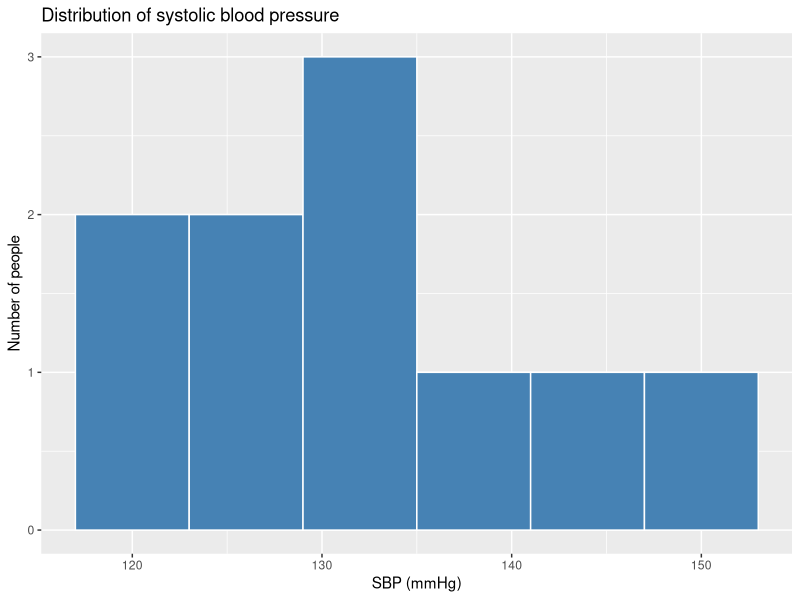

Generate this figure with R:
# install packages if not yet done
# install.packages("tidyverse")
library(tidyverse)

# 8.1 define practice dataset
bp <- tibble(
  id     = 1:10,
  age    = c(25, 31, 42, 55, 38, 63, 29, 47, 58, 36),
  sex    = c("F", "M", "F", "M", "F", "M", "F", "M", "F", "M"),
  smoker = c("No", "Yes", "No", "Yes", "Yes", "Yes", "No", "No", "Yes", "No"),
  sbp    = c(118, 125, 132, 140, 128, 150, 122, 135, 145, 130)
)
bp

# 8.2 histogram 
ggplot(bp, aes(x = sbp)) +
  geom_histogram(
    binwidth = 6, 
    fill = "steelblue", 
    color = "white"
    ) + 
  labs(title = "Distribution of systolic blood pressure", 
       x = "SBP (mmHg)", 
       y = "Number of people"
       )
